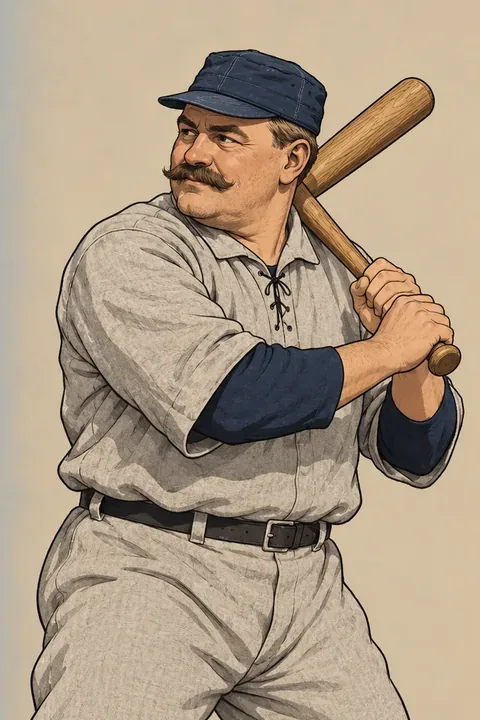
#> input picture tools/fixtures/known-bad-1901-light-a.webp, 480 x 720 px
$ python -i slice-fielders.py   (imports and definitions only)
#> lines starting #> are read from the running program, lines starting #| are printed output that depends on the picture
"""Plan 44 (v4.2): slice the 5 fielder sheets into 8 aligned frames and make pen-and-ink sheets.
Frames: 0 ready, 1 run, 2 catch high, 3 scoop, 4 throw, 5 first-base stretch, 6 catcher mask up, 7 catcher catching.
Reads art/source/fielder/run2-<era>.png (eras 1901 1920 1946 1970 1990), writes art/sprites/fielder/<era>-color.png,
<era>-line.png (pen and ink: every fill white, so no skin tone shows) and fielder-meta.json.
One scale per sheet, so the figures keep their sizes relative to each other. Feet on FOOT_Y, torso centred.
Usage (repo root): python3 tools/slice-fielders.py [src_dir] [out_dir]"""
import json, os, sys, numpy as np
from PIL import Image
from scipy import ndimage as ndi

CW, CH, FOOT_Y, MAXH, CX = 360, 420, 410, 390, 0.5
ERAS = ('1901', '1920', '1946', '1970', '1990')
SRC = sys.argv[1] if len(sys.argv) > 1 else 'art/source/fielder'
OUTD = sys.argv[2] if len(sys.argv) > 2 else 'art/sprites/fielder'

# [43 lines left out: functions fgmask, owners, defringe, not called in this run]

def clean_shoes(img):
    """Paint out shoe marks: bright bits enclosed by dark shoe pixels in the bottom 8% of the figure."""
    a = img[..., :3].astype(int); al = img[..., 3] > 128
    ys = np.nonzero(al.any(1))[0]; top, bot = ys.min(), ys.max()
    band = np.zeros(al.shape, bool); band[int(bot - 0.085 * (bot - top)):bot + 1] = True
    dark = (a.max(2) < 90) & al & band
    holes = ndi.binary_fill_holes(ndi.binary_closing(dark, np.ones((5, 5)))) & ~dark & al & band
    bright = ndi.binary_dilation(holes & (a.min(2) > 120), np.ones((2, 2))) & holes
    img[bright, :3] = (28, 28, 30)
    return img, int(bright.sum())

# [30 lines left out: functions torso_x, line_art, hybrid, not called in this run]

# [1 line not run here, left out]
meta = {'cell': [CW, CH], 'footY': FOOT_Y, 'frames': ['ready', 'run', 'catchHigh', 'scoop', 'throw', 'stretch', 'catcherUp', 'catcherCatch'], 'sheets': {}}
bad = False
# [33 lines not run here, left out]

>>> import cv2
>>> picture = cv2.imread('fixtures/known-bad-1901-light-a.webp', cv2.IMREAD_GRAYSCALE)
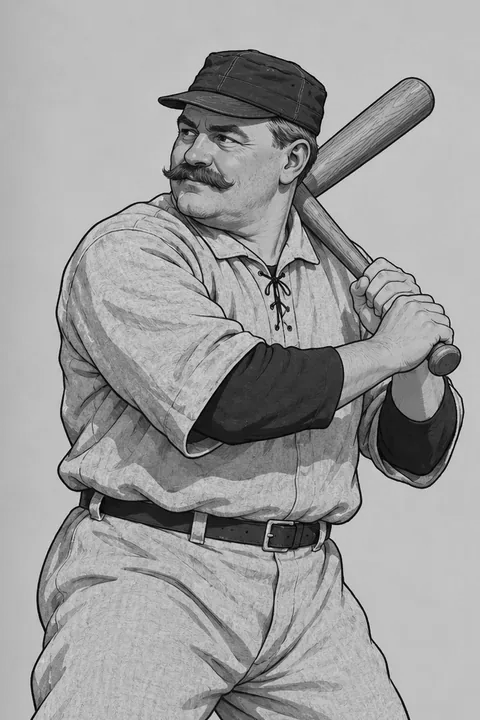
#> picture: shape (720, 480); min 0, max 237, mean 157.7
>>> result = clean_shoes(picture)
#> in clean_shoes, `a = img[..., :3].astype(int)`: a = 720 rows, first 8: [177, 177, 177], [177, 177, 177], [177, 177, 177], [177, 177, 177], [177, 177, 177], [177, 177, 177], [177, 177, 177], [177, 177, 177]
#> (the run stopped early here; a loop or call above may not have finished)
